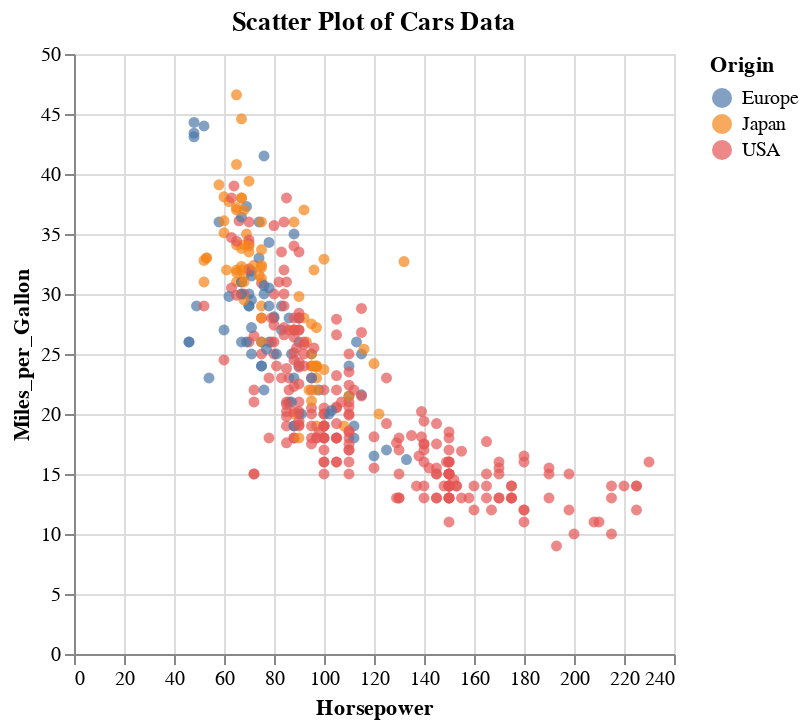
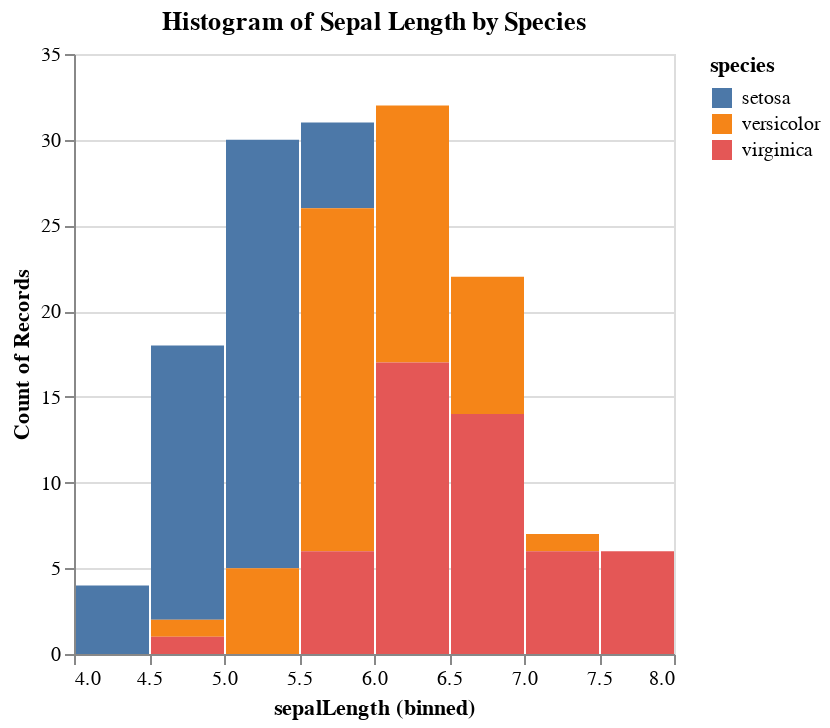

Notebook source saved alongside these figures, in order:
### Markdown cell above
Simple example with **altair** and **vega-datasets**.

See these python packages :

[vega-datasets](https://pypi.org/project/vega-datasets/)

[altair](https://pypi.org/project/altair/)

### Code cell
import altair as alt
from vega_datasets import data
import pandas as pd
import numpy as np # Import numpy

# Example 1: Scatter plot of cars data
cars = data.cars()
chart1 = alt.Chart(cars).mark_circle().encode(
    x='Horsepower:Q', # Explicitly set type as quantitative
    y='Miles_per_Gallon:Q', # Explicitly set type as quantitative
    color='Origin:N' # Explicitly set type as nominal
).properties(
    title='Scatter Plot of Cars Data'
)
display(chart1)

# Example 2: Bar chart of population data
population = data.population.url
chart2 = alt.Chart(population).mark_bar().encode(
    x=alt.X('year:O'), # Explicitly set type as ordinal
    y='people:Q', # Explicitly set type as quantitative
    color='sex:N' # Explicitly set type as nominal
).properties(
    title='Population by Year and Sex'
)
display(chart2)

# Example 3: Line chart of unemployment data
# Correcting dataset name and explicitly setting types
unemployment = data.unemployment.url # Corrected dataset name
chart3 = alt.Chart(unemployment).mark_line().encode(
    x='date:T', # Explicitly set type as temporal
    y='count:Q', # Explicitly set type as quantitative
    color='state:N' # Explicitly set type as nominal
).properties(
    title='Unemployment Across US States'
)
display(chart3)

# Example 4: Histogram of iris data
iris = data.iris()
chart4 = alt.Chart(iris).mark_bar().encode(
    x=alt.X('sepalLength:Q', bin=True), # Explicitly set type as quantitative
    y='count():Q', # Explicitly set type as quantitative
    color='species:N' # Explicitly set type as nominal
).properties(
    title='Histogram of Sepal Length by Species'
)
display(chart4)

# Example 5: Heatmap of correlated data
# Select only numeric columns before calculating correlation
numeric_cars = cars.select_dtypes(include=np.number) # Use np.number
heatmap_data = numeric_cars.corr().stack().reset_index(name='correlation')
chart5 = alt.Chart(heatmap_data).mark_rect().encode(
    x=alt.X('level_0:O', title=''), # Explicitly set type as ordinal
    y=alt.Y('level_1:O', title=''), # Explicitly set type as ordinal
    color=alt.Color('correlation:Q', scale=alt.Scale(range='heatmap')), # Explicitly set type as quantitative
    tooltip=['level_0', 'level_1', 'correlation']
).properties(
    title='Correlation Heatmap of Cars Data'
)
display(chart5)

# Example 6: Area chart of stocks data
stocks = data.stocks()
chart6 = alt.Chart(stocks).mark_area().encode(
    x='date:T', # Explicitly set type as temporal
    y='price:Q', # Explicitly set type as quantitative
    color='symbol:N' # Explicitly set type as nominal
).properties(
    title='Stock Prices Over Time'
)
display(chart6)

# Example 7: Layered chart with points and lines
weather = data.seattle_weather()
line = alt.Chart(weather).mark_line().encode(
    x='date:T', # Explicitly set type as temporal
    y='temp_max:Q' # Explicitly set type as quantitative
)
points = alt.Chart(weather).mark_point().encode(
    x='date:T', # Explicitly set type as temporal
    y='temp_max:Q', # Explicitly set type as quantitative
    color='weather:N' # Explicitly set type as nominal
)
chart7 = line + points
display(chart7)

# Example 8: Trellis plot
barley = data.barley()
chart8 = alt.Chart(barley).mark_bar().encode(
    x='year:O', # Explicitly set type as ordinal
    y='yield:Q', # Explicitly set type as quantitative
    color='variety:N', # Explicitly set type as nominal
    column='site:N' # Explicitly set type as nominal
).properties(
    title='Barley Yield by Year, Variety, and Site'
)
display(chart8)

# Example 9: Pie chart (using a simple dataset or aggregating existing data)
# Let's use the cars dataset and count the number of cars by origin
origin_counts = cars.groupby('Origin').size().reset_index(name='count')
chart9 = alt.Chart(origin_counts).mark_arc().encode(
    theta=alt.Theta("count:Q"), # Quantitative data for the size of each slice
    color="Origin:N" # Nominal data for coloring each slice
).properties(
    title='Number of Cars by Origin'
)
display(chart9)


# Example 10: Box plot
# Using the iris dataset to show distribution of sepal width by species
chart10 = alt.Chart(iris).mark_boxplot().encode(
    x='species:N', # Nominal data for the categories
    y='sepalWidth:Q' # Quantitative data for the values
).properties(
    title='Box Plot of Sepal Width by Species'
)
display(chart10)

# Example 11: Area chart with stacking
# Using the stocks data to show stacked stock prices over time
chart11 = alt.Chart(stocks).mark_area().encode(
    x='date:T', # Temporal data for the x-axis
    y='price:Q', # Quantitative data for the y-axis
    color='symbol:N', # Nominal data for coloring and stacking
    order=alt.Order('symbol:N') # Order the stacking by symbol
).properties(
    title='Stacked Stock Prices Over Time'
)
display(chart11)

### Figure 1 — Vega-Lite specification as saved in the notebook (floating-point values rounded to 4 significant figures; data arrays with more than 128 entries replaced by an {"elided": "..."} marker saying what was removed)
{"config": {"view": {"continuousWidth": 300, "continuousHeight": 300}}, "data": {"name": "data-583e73726c1545c56c203344161a975c"}, "mark": {"type": "circle"}, "encoding": {"color": {"field": "Origin", "type": "nominal"}, "x": {"field": "Horsepower", "type": "quantitative"}, "y": {"field": "Miles_per_Gallon", "type": "quantitative"}}, "title": "Scatter Plot of Cars Data", "$schema": "https://vega.github.io/schema/vega-lite/v5.20.1.json", "datasets": {"data-583e73726c1545c56c203344161a975c": {"elided": "406 records"}}}

### Figure 2 — Vega-Lite specification as saved in the notebook (floating-point values rounded to 4 significant figures; data arrays with more than 128 entries replaced by an {"elided": "..."} marker saying what was removed)
{"config": {"view": {"continuousWidth": 300, "continuousHeight": 300}}, "data": {"name": "data-5492ad92962bad06c6c3f4c2fd78919a"}, "mark": {"type": "bar"}, "encoding": {"color": {"field": "species", "type": "nominal"}, "x": {"bin": true, "field": "sepalLength", "type": "quantitative"}, "y": {"aggregate": "count", "type": "quantitative"}}, "title": "Histogram of Sepal Length by Species", "$schema": "https://vega.github.io/schema/vega-lite/v5.20.1.json", "datasets": {"data-5492ad92962bad06c6c3f4c2fd78919a": {"elided": "150 records"}}}
